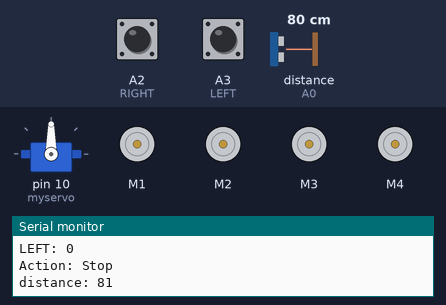
The sketch below on a simulated Arduino Uno, built with avr-gcc and run on an emulated ATmega328P. On the bench: servo, 4 × DC motor (green arrow = forward, orange = backward, longer = faster), the last lines printed to the serial monitor. Inputs (shaded band) come from the test bench; at power-on: distance to the obstacle (sensor on A0) 80 cm, A2 (RIGHT) LOW, A3 (LEFT) LOW. The echo pulse lasts 58.3 µs per cm.

Above: at 6.6 s.
6.7 s: distance to the obstacle (sensor on A0) set to 16 cm
8.2 s: distance to the obstacle (sensor on A0) set to 13 cm
At 9.4 s:
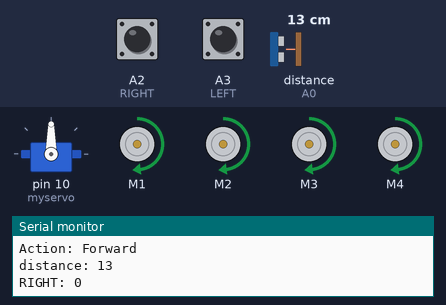
9.7 s: distance to the obstacle (sensor on A0) set to 35 cm
At 10.1 s:
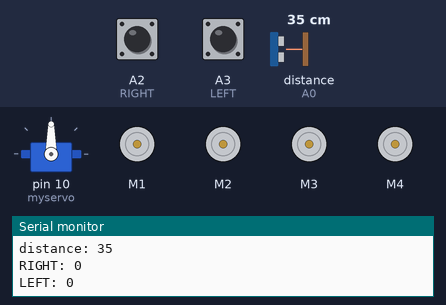
11.2 s: A2 (RIGHT) pulled HIGH for 0.15 s
At 11.35 s:
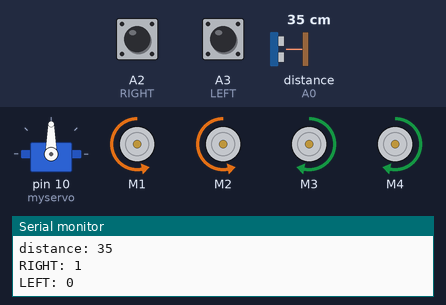
12.9 s: A3 (LEFT) pulled HIGH for 0.15 s
At 13.0 s:
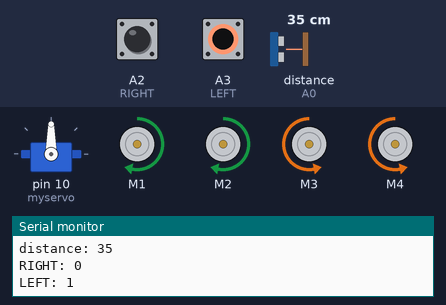
14.6 s: A2 (RIGHT) pulled HIGH for 1 s
At 16.3 s:
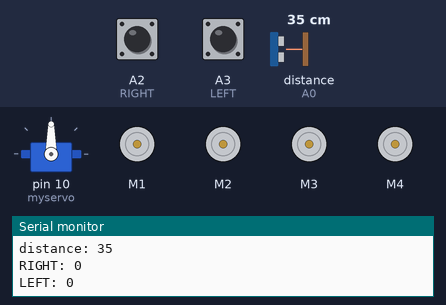
Timing chart, 0 to 17.8 s (numbered marks = the images above; inputs shaded):
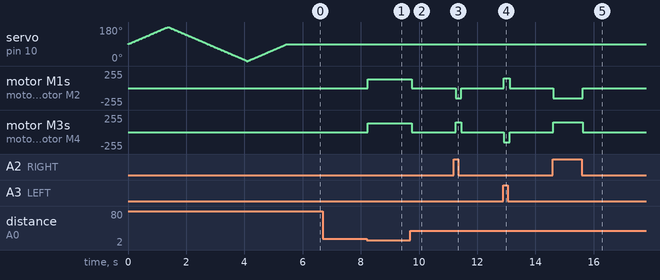

Measured:
- the behaviour switches between 15 and 14 cm on distance to the obstacle (sensor on A0) (found by bisection; images 0 and 1)
- after the input at 8.2 s, motor M1–4: stopped → forward 130/255 at once
- after the input at 9.7 s, motor M1–4: forward 130/255 → stopped after 0.05 s
- after the input at 11.2 s, motor M1, motor M2: stopped → backward 150/255 after 0.05 s, → stopped 0.20 s later; motor M3, motor M4: stopped → forward 150/255 after 0.05 s, → stopped 0.20 s later
- after the input at 12.9 s, motor M1, motor M2: stopped → forward 150/255 at once, → stopped 0.20 s later; motor M3, motor M4: stopped → backward 150/255 at once, → stopped 0.20 s later
- after the input at 14.6 s, motor M1, motor M2: stopped → backward 150/255 at once, → stopped 1.0 s later; motor M3, motor M4: stopped → forward 150/255 at once, → stopped 1.0 s later

The sketch:

code.ino
```cpp
// Human Following Robot - GRAFCET Structure
// Converted based on provided diagrams and example format
// Libraries required: AFMotor, NewPing, Servo

#include <AFMotor.h>
#include <NewPing.h>
#include <Servo.h>

// === 硬體腳位與常數定義 ===
#define RIGHT A2          // Right IR sensor
#define LEFT A3           // Left IR sensor
#define TRIGGER_PIN A1    // Ultrasonic Trigger
#define ECHO_PIN A0       // Ultrasonic Echo
#define MAX_DISTANCE 200  // Maximum ping distance

// === 模組宣告 (Function Prototypes) ===
void grafcet0(); void datapath0();
void grafcet1(); void datapath1();
void grafcet2(); void datapath2();
void grafcet3(); void datapath3();

// === 全域物件與變數 ===
NewPing sonar(TRIGGER_PIN, ECHO_PIN, MAX_DISTANCE);
AF_DCMotor Motor1(1, MOTOR12_1KHZ);
AF_DCMotor Motor2(2, MOTOR12_1KHZ);
AF_DCMotor Motor3(3, MOTOR34_1KHZ);
AF_DCMotor Motor4(4, MOTOR34_1KHZ);
Servo myservo;

// === 系統狀態資料結構 ===
typedef enum {
  ACTION_FORWARD,
  ACTION_LEFT,
  ACTION_RIGHT,
  ACTION_STOP
} RobotAction;

typedef struct {
  unsigned int distance_cm;
  bool ranging_completed;
} SensorData_US;

typedef struct {
  unsigned int right_val;
  unsigned int left_val;
  bool positioning_completed;
} SensorData_IR;

typedef struct {
  RobotAction currentAction;
  bool move_completed;
} SystemStatus;

// 實例化狀態變數
SensorData_US usData;
SensorData_IR irData;
SystemStatus sysStatus;

// === GRAFCET 狀態步進變數 ===
// Level 0: Main Sequencer
int X0 = 1, X1 = 0, X2 = 0, X3 = 0;
// Level 1: Ultrasonic Module
int X10 = 1, X11 = 0, X12 = 0;
// Level 2: IR Module
int X20 = 1, X21 = 0, X22 = 0;
// Level 3: Decision & Motion Module
int X30 = 1, X31 = 0, X32 = 0;

// === 初始化 ===
void setup() {
  Serial.begin(9600);

  // Servo 初始化 (原始程式中的掃描動作)
  myservo.attach(10);
  for(int pos = 90; pos <= 180; pos += 1) { myservo.write(pos); delay(15); }
  for(int pos = 180; pos >= 0; pos -= 1) { myservo.write(pos); delay(15); }
  for(int pos = 0; pos <= 90; pos += 1) { myservo.write(pos); delay(15); }

  pinMode(RIGHT, INPUT);
  pinMode(LEFT, INPUT);

  Serial.println("System Initialized");
}

// === 主控流程 ===
void loop() {
  datapath0();
  grafcet0();
}

// ==========================================
// === GRAFCET 0: 主流程控制 (對應 0.png) ===
// ==========================================
void grafcet0() {
  // Step 0: Init -> Step 1
  if (X0 == 1) {
    X0 = 0;
    X1 = 1;
    return;
  }

  // Step 1: Ultrasonic Module (呼叫 Grafcet 1)
  if (X1 == 1) {
    grafcet1();
    return;
  }

  // Step 2: IR Module (呼叫 Grafcet 2)
  if (X2 == 1) {
    grafcet2();
    return;
  }

  // Step 3: Direction Decision & Motion (呼叫 Grafcet 3)
  if (X3 == 1) {
    grafcet3();
    return;
  }
}

void datapath0() {
  if (X0 == 1) {
    // 可以在此重置所有子 Grafcet 的初始狀態
    X10 = 1; X11 = 0; X12 = 0;
    X20 = 1; X21 = 0; X22 = 0;
    X30 = 1; X31 = 0; X32 = 0;
  }
  if (X1 == 1) datapath1();
  if (X2 == 1) datapath2();
  if (X3 == 1) datapath3();
}

// =======================================================
// === GRAFCET 1: 超音波感測模組 (對應 1.png) ===
// =======================================================
void grafcet1() {
  // Step 10: Init -> 11
  if (X10 == 1) {
    X10 = 0;
    X11 = 1;
    return;
  }

  // Step 11: Sensing -> 12 (模擬 sensing_done)
  if (X11 == 1) {
    // 在 datapath1 中執行了 ping，這裡直接轉換
    X11 = 0;
    X12 = 1;
    return;
  }

  // Step 12: Calculate/Store -> 回到主流程
  if (X12 == 1) {
    X12 = 0;
    X10 = 1; // 重置子步進

    // 主流程轉換: ranging_done
    X1 = 0;
    X2 = 1;
    return;
  }
}

void datapath1() {
  if (X11 == 1) {
    // HC-SR04_sensing_module()
    delay(50); // Wait 50ms between pings
    usData.distance_cm = sonar.ping_cm();
  }

  if (X12 == 1) {
    // calculate_distance() / Output
    Serial.print("distance: ");
    Serial.println(usData.distance_cm);
  }
}

// ===============================================
// === GRAFCET 2: 紅外線感測模組 (對應 2.png) ===
// ===============================================
void grafcet2() {
  // Step 20: Init -> 21
  if (X20 == 1) {
    X20 = 0;
    X21 = 1;
    return;
  }

  // Step 21: IR Sensing -> 22
  if (X21 == 1) {
    // 讀取完畢後轉換
    X21 = 0;
    X22 = 1;
    return;
  }

  // Step 22: Positioning/Store -> 回到主流程
  if (X22 == 1) {
    X22 = 0;
    X20 = 1; // 重置子步進

    // 主流程轉換: positioning_done
    X2 = 0;
    X3 = 1;
    return;
  }
}

void datapath2() {
  if (X21 == 1) {
    // IR_sensing_module()
    irData.right_val = digitalRead(RIGHT);
    irData.left_val = digitalRead(LEFT);
  }

  if (X22 == 1) {
    // barrier_positioning() / Output
    Serial.print("RIGHT: "); Serial.println(irData.right_val);
    Serial.print("LEFT: "); Serial.println(irData.left_val);
  }
}

// ===============================================================
// === GRAFCET 3: 決策與動作模組 (對應 3.png) ===
// ===============================================================
void grafcet3() {
  // Step 30: Decision (判斷邏輯) -> 31
  if (X30 == 1) {
    X30 = 0;
    X31 = 1;
    return;
  }

  // Step 31: Action Execution (執行動作) -> 32
  if (X31 == 1) {
    // 假設動作執行一次循環即可視為完成 (action_done)
    X31 = 0;
    X32 = 1;
    return;
  }

  // Step 32: Moving Done -> 回到主流程開始 (Loop)
  if (X32 == 1) {
    X32 = 0;
    X30 = 1; // 重置子步進

    // 主流程轉換: moving_done -> 回到 Step 0 (實際上是回到 Step 1 的入口)
    X3 = 0;
    X0 = 1;
    return;
  }
}

void datapath3() {
  // Step 30: 進行邏輯判斷 (對應圖 3 的分支條件)
  if (X30 == 1) {
    unsigned int d = usData.distance_cm;
    unsigned int r = irData.right_val;
    unsigned int l = irData.left_val;

    // 邏輯參照原始程式碼
    if (d > 1 && d < 15) {
      sysStatus.currentAction = ACTION_FORWARD;
    }
    else if (r == 0 && l == 1) {
      sysStatus.currentAction = ACTION_LEFT;
    }
    else if (r == 1 && l == 0) {
      sysStatus.currentAction = ACTION_RIGHT;
    }
    else if (d > 15) {
      sysStatus.currentAction = ACTION_STOP;
    }
    else {
      // 預設狀況 (如果都不符合，例如 d=0 或 d=15 邊界狀況，依原始邏輯通常會停或維持)
      sysStatus.currentAction = ACTION_STOP;
    }
  }

  // Step 31: 執行馬達控制 (對應圖 3 的 forward(), turn_left() 等)
  if (X31 == 1) {
    switch (sysStatus.currentAction) {
      case ACTION_FORWARD:
        moveForward();
        break;
      case ACTION_LEFT:
        turnLeft();
        break;
      case ACTION_RIGHT:
        turnRight();
        break;
      case ACTION_STOP:
        stopRobot();
        break;
    }
  }
}

// === 動作子功能 (Action Primitives) ===

void moveForward() {
  Motor1.setSpeed(130); Motor1.run(FORWARD);
  Motor2.setSpeed(130); Motor2.run(FORWARD);
  Motor3.setSpeed(130); Motor3.run(FORWARD);
  Motor4.setSpeed(130); Motor4.run(FORWARD);
  Serial.println("Action: Forward");
}

void turnLeft() {
  Motor1.setSpeed(150); Motor1.run(FORWARD);
  Motor2.setSpeed(150); Motor2.run(FORWARD);
  Motor3.setSpeed(150); Motor3.run(BACKWARD);
  Motor4.setSpeed(150); Motor4.run(BACKWARD);
  delay(150); // 原始程式中的 delay 放在動作裡
  Serial.println("Action: Turn Left");
}

void turnRight() {
  Motor1.setSpeed(150); Motor1.run(BACKWARD);
  Motor2.setSpeed(150); Motor2.run(BACKWARD);
  Motor3.setSpeed(150); Motor3.run(FORWARD);
  Motor4.setSpeed(150); Motor4.run(FORWARD);
  delay(150); // 原始程式中的 delay
  Serial.println("Action: Turn Right");
}

void stopRobot() {
  Motor1.setSpeed(0); Motor1.run(RELEASE);
  Motor2.setSpeed(0); Motor2.run(RELEASE);
  Motor3.setSpeed(0); Motor3.run(RELEASE);
  Motor4.setSpeed(0); Motor4.run(RELEASE);
  Serial.println("Action: Stop");
}
```
